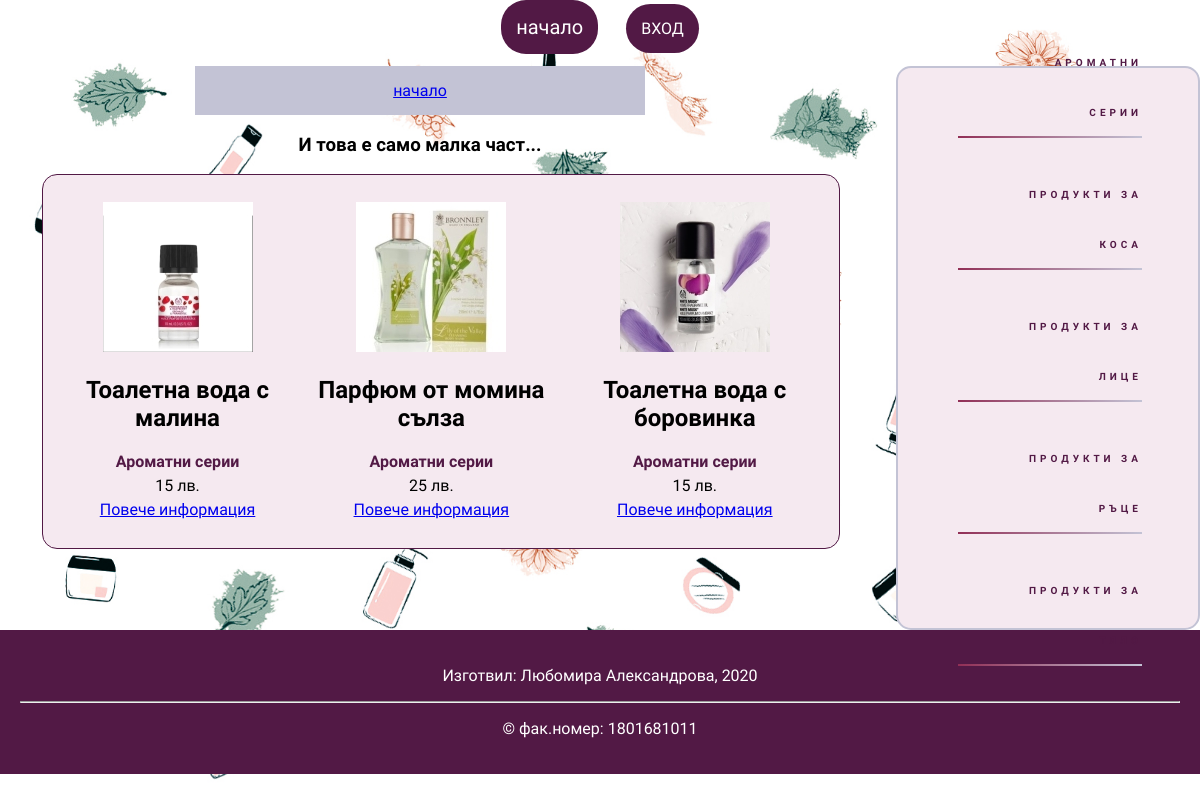
The page / on the database its author committed.
### tables this page shows
CREATE TABLE `product_types` (
  `product_type_id` int(10) UNSIGNED NOT NULL COMMENT 'ПК',
  `category` varchar(32) NOT NULL COMMENT 'категория'
);

CREATE TABLE `products` (
  `product_id` int(10) UNSIGNED NOT NULL COMMENT 'ПК',
  `product_type_id` int(10) UNSIGNED NOT NULL COMMENT 'ВК към категория',
  `name` varchar(64) NOT NULL COMMENT 'Име на продукта',
  `type` varchar(32) DEFAULT NULL COMMENT 'Вид',
  `price` int(4) DEFAULT NULL COMMENT 'Цена - само в цели числа',
  `info` text DEFAULT NULL COMMENT 'Описание на продукта',
  `picture` varchar(32) DEFAULT NULL COMMENT 'относителен адрес до снимка',
  `registration_date` timestamp NOT NULL DEFAULT current_timestamp() COMMENT 'Дата на регистрация'
);

### layout/init.inc.php (called while the page is built, shortened)
<?php
$product_pictures_dir = 'images/objects/';
$product_pictures_small_prefix = 'small_';
?>

### index.php (the view, shortened to what this page needs)
<?php
require 'layout/init.inc.php';
$kid=1;
require 'layout/header.inc.php';
print'<h3>И това е само малка част...</h3>';
$query = "SELECT products.*, product_types.category FROM products
		JOIN product_types ON products.product_type_id=product_types.product_type_id"
		.($kid?" WHERE products.product_type_id=".$kid:"")." ORDER BY product_id DESC LIMIT 5";
$result = $mysqli->query($query);
$num_results = $result->num_rows;
if($num_results > 0) {
	print'<table class="table-view"></tr>';
	$j=0;
	while($row = $result->fetch_assoc()) {
		print'<td>';
			$object_title = htmlspecialchars(stripslashes($row['name'].($row['type']?', '.$row['type']:'')));
			$small_pic = $product_pictures_dir.$product_pictures_small_prefix.$row['picture'];
			print'
			<a href="product.php?id='.$row['product_id'].'">
				<img class="img-product" src="'.$small_pic.'" alt="'.$object_title.'" title="'.$object_title.'">
			</a>
			<h2 class="product-name">'.htmlspecialchars(stripslashes($row['name'])).'</h2>';
			if($row["type"]) {
				print'<div class="product-type">'
				.htmlspecialchars(stripslashes($row["type"])).'</div>';
			}
			if($row["price"]) {
				print'<div class="product-price">'.$row["price"].' лв.</div>';
			}
			print'<a href="product.php?id='.$row["product_id"].'" class="more-info">Повече информация</a>
		</td>';
		$i=0;
		if($j==2) {
			if(($i+1) < $num_results)
				print '</tr><tr>';
				$j = 0;
		}
		else
			$j++;
	}
	print'</tr></table>';
}
require 'layout/footer.inc.php';
?>

### layout/header.inc.php (shortened to what this page needs)
<?php
print'
<!DOCTYPE html>
<html>
<head>
    <meta charset="utf-8">
    <title>'.$page_title.'</title>
    <link href="styles/style.css" type="text/css" rel="stylesheet">
    <link href="https://fonts.googleapis.com/css?family=Montserrat+Alternates:400,500i,700|Playfair+Display:400,400i,900" rel="stylesheet">
</head>
<body>
    <div class="wrapper">
        <div class="header-menu">
            <a href="." class="header-menu-a">начало</a>';
            if(!isset($_SESSION['users_type'])){
                print '
                    <span>
                        <a href="login.php" class="purple-btn">вход</a>
                    </span>
                ';
            }
            print'
        </div>
            <div class="sidebar-menu">
                <div class="sidebar-menu-nav"> ';
                $result = $mysqli->query("SELECT * FROM product_types");
                while($row = $result->fetch_assoc()){
                    print'
                        <a href="products.php?kid= '.$row['product_type_id'].' "class="sidebar-menu-a">
                            '.htmlspecialchars(stripslashes($row['category'])).'
                        </a>
                    ';
                }
                print'
                </div>
            </div>
            <div class="main">
                <div id="navigation">
                    <a class="href-nav" href=".">начало</a>
                    '.$navigation.'
            </div>
            ';
?>

### layout/footer.inc.php (shortened to what this page needs)
<?php
print'
		</div>
			<div class="footer">
				<p>Изготвил: Любомира Александрова, '.date("Y").' </p>
				<hr>
				<p>&#169; фак.номер: 1801681011 </p>
			</div>
		</div>
		</div>
	</body>
</html>';
?>

### styles/style.css (style rules this page uses)
html, body { margin: 0; height: 100%; }
body { margin: 0; padding: 0; color: inherit; list-style: none; text-decoration: none; font-family: "Montserrat Alternates", "Playfair Display", sans-serif; background-image: url("../images/b.jpg"); background-repeat: repeat; background-size: cover; -webkit-background-size: cover; -moz-background-size: cover; -o-background-size: cover; }
.wrapper { width: 100%; text-align: center; }
.header-menu-a { display: inline-block; color: white; margin-top: 0px; margin-bottom: 1%; padding-right: 30px; font-size: 20px; text-decoration: none; background-color: #521945; border-radius: 25px; padding: 15px; margin-right: 2%; }
.purple-btn, input[type=submit] { border-radius: 25px; color: white; background-color: #521945; padding: 15px; text-transform: uppercase; text-decoration: none; border: none; font-family: "Montserrat Alternates", "Playfair Display", sans-serif; }
.sidebar-menu { width: 25%; float: right; height: 70vh; background-color: rgb(245, 233, 240); border-radius: 15px; margin-left: 3%; border: 2px solid #c3c3d5; }
.sidebar-menu-nav { position: relative; margin: 0 20%; text-align: right; top: 45%; transform: translateY(-50%); font-weight: bold; }
.sidebar-menu-a { position: relative; font-size: 10px; margin: 3.2em 0; line-height: 5em; text-transform: uppercase; text-decoration: none; letter-spacing: 0.4em; display: block; transition: all ease-out 300ms; color: #521945; }
.sidebar-menu-a:link, .sidebar-menu-a:visited, .sidebar-menu-a:active { width: 80%; padding-left: 40px; }
.sidebar-menu-a::after { content: ''; position: absolute; width: 100%; height: 0.2em; background: black; left: 0; bottom: 0; background-image: linear-gradient(to right, #912f56, #c3c3d5) }
.main { float: left; width: 70%; text-align: center; }
.footer { background-color: #521945; clear: both; color: white; padding: 20px; font-size: 16px; }
td { padding: 15px; }
.table-view { background-color: rgb(245, 233, 240); border-radius: 15px; text-align: center; padding: 10px; margin-left: 5%; border: 1px solid #521945; margin-bottom: 8%; }
#navigation { background-color: #c3c3d5; padding: 15px; width: 50%; margin: auto; margin-bottom: 10px; }
.product-type { color: #521945; font-weight: bold; margin-bottom: 5px; }
.product-price { margin-bottom: 5px; }

### rows shown on the page
product_types: category "АРОМАТНИ СЕРИИ"
product_types: category "ПРОДУКТИ ЗА КОСА"
product_types: category "ПРОДУКТИ ЗА ЛИЦЕ"
product_types: category "ПРОДУКТИ ЗА РЪЦЕ"
product_types: category "ПРОДУКТИ ЗА ТЯЛО"
products: picture (picture), name "Тоалетна вода с малина", type "Ароматни серии", price "15"
products: picture (picture), name "Парфюм от момина сълза", type "Ароматни серии", price "25"
products: picture (picture), name "Тоалетна вода с боровинка", type "Ароматни серии", price "15"
